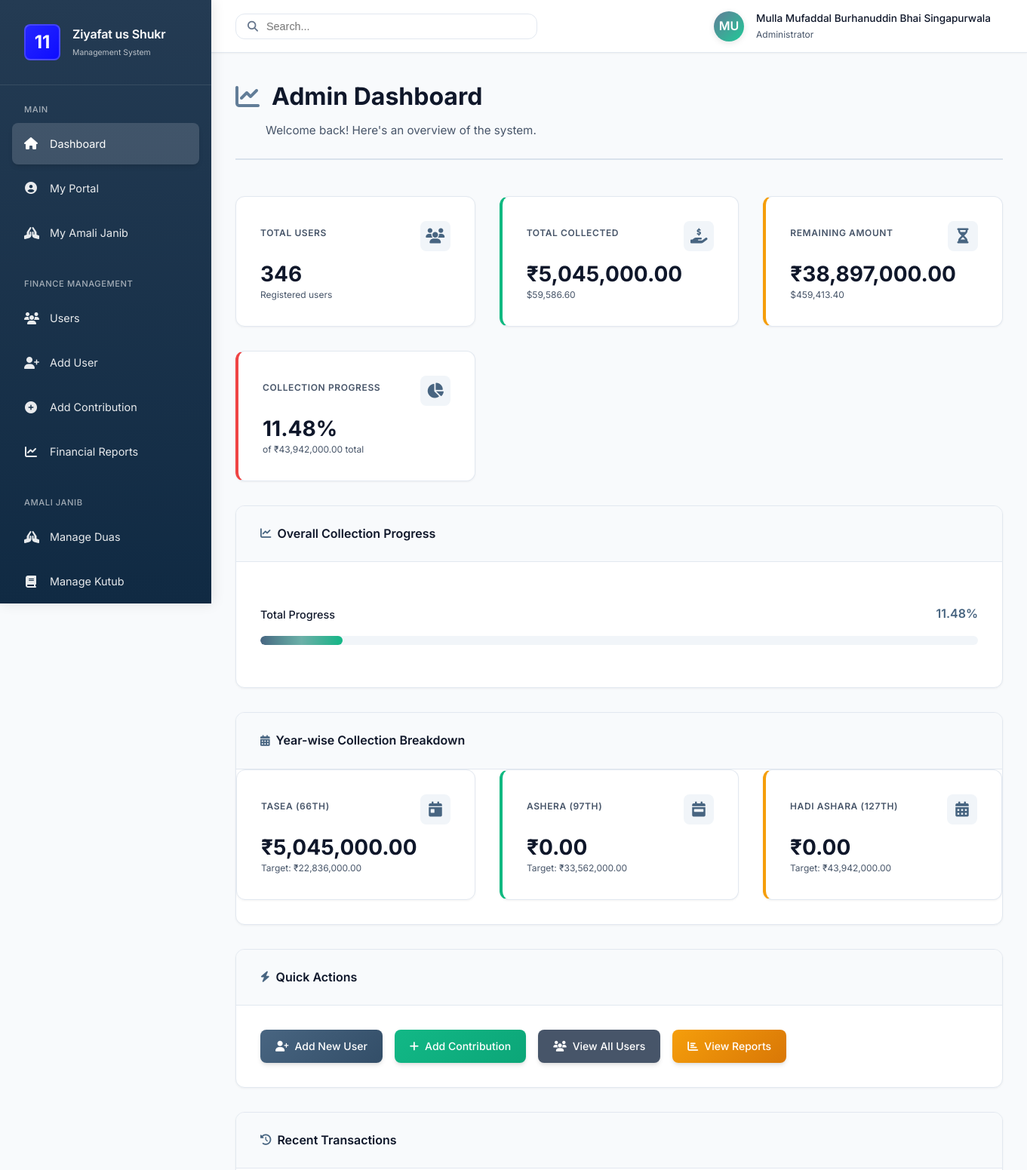
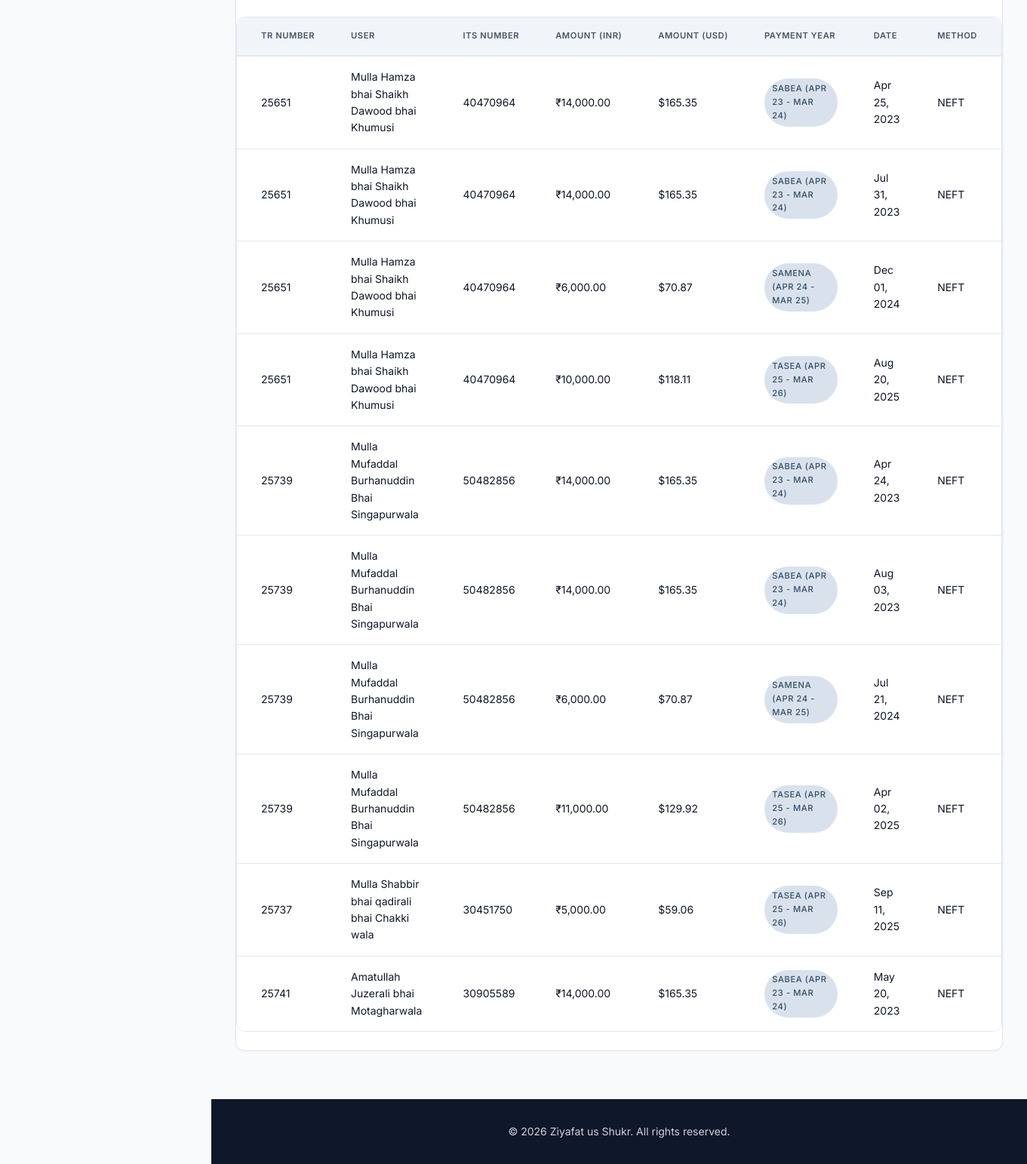
The app's page /admin/index.php (signed in) with its own data (2 pictures, top to bottom).
### tables this page shows
CREATE TABLE `users` (
  `id` int(10) UNSIGNED NOT NULL,
  `its_number` varchar(50) NOT NULL,
  `tr_number` varchar(50) DEFAULT NULL,
  `category` enum('Surat','Marol','Karachi','Nairobi','Muntasib') DEFAULT NULL,
  `classification` enum('Talabat','Taalebaat','Muntasebeen','Muntasebaat') NOT NULL,
  `name` varchar(100) NOT NULL,
  `email` varchar(100) NOT NULL,
  `phone_number` varchar(20) DEFAULT NULL,
  `password` varchar(255) NOT NULL,
  `role` enum('user','admin') DEFAULT 'user',
  `admin_type` enum('super_admin','finance_admin','amali_coordinator','surat_amali_coordinator','marol_amali_coordinator','karachi_amali_coordinator','nairobi_amali_coordinator') DEFAULT NULL,
  `created_at` timestamp NOT NULL DEFAULT current_timestamp()
);

CREATE TABLE `contributions` (
  `id` int(10) UNSIGNED NOT NULL,
  `user_id` int(11) NOT NULL,
  `amount_usd` decimal(10,2) DEFAULT 0.00,
  `amount_inr` decimal(10,2) DEFAULT 0.00,
  `payment_year` varchar(20) DEFAULT NULL,
  `payment_date` date DEFAULT NULL,
  `payment_method` varchar(50) DEFAULT NULL,
  `transaction_reference` varchar(100) DEFAULT NULL,
  `notes` text DEFAULT NULL,
  `created_at` timestamp NOT NULL DEFAULT current_timestamp(),
  `created_by` int(11) DEFAULT NULL
);

### admin/index.php (the view, shortened to what the rows shown need)
<?php
require_once '../config/database.php';
require_once '../includes/functions.php';
$css_path = '../assets/css/';
$is_finance_admin = has_finance_access();
if ($is_finance_admin) {
    $sql = "SELECT c.*, u.name, u.its_number, u.tr_number
            FROM contributions c
            JOIN users u ON c.user_id = u.id
            ORDER BY c.created_at DESC
            LIMIT 10";
    $recent_transactions = $conn->query($sql);
}
require_once '../includes/header.php';
?>
<div class="container">
    <div class="page-header">
        <h1><i class="fas fa-chart-line"></i> Admin Dashboard</h1>
    </div>
    <?php if ($is_finance_admin): ?>
        <div class="card">
            <div class="table-container">
                <?php if ($recent_transactions->num_rows > 0): ?>
                    <table>
                        <thead>
                            <tr>
                                <th>TR Number</th>
                                <th>User</th>
                                <th>ITS Number</th>
                                <th>Amount (INR)</th>
                                <th>Amount (USD)</th>
                                <th>Payment Year</th>
                                <th>Date</th>
                                <th>Method</th>
                            </tr>
                        </thead>
                        <tbody>
                            <?php
                            while ($transaction = $recent_transactions->fetch_assoc()):
                                $year_label = get_payment_year_from_date($transaction['payment_date']);
                            ?>
                                <tr>
                                    <td><?php echo htmlspecialchars($transaction['tr_number']); ?></td>
                                    <td><?php echo htmlspecialchars($transaction['name']); ?></td>
                                    <td><?php echo htmlspecialchars($transaction['its_number']); ?></td>
                                    <td><?php echo format_currency($transaction['amount_inr'], 'INR'); ?></td>
                                    <td><?php echo format_currency($transaction['amount_usd']); ?></td>
                                    <td>
                                        <span class="badge badge-primary">
                                            <?php echo $year_label; ?>
                                        </span>
                                    </td>
                                    <td><?php echo date('M d, Y', strtotime($transaction['payment_date'])); ?></td>
                                    <td><?php echo htmlspecialchars($transaction['payment_method']); ?></td>
                                </tr>
                            <?php endwhile; ?>
                        </tbody>
                    </table>
                <?php else: ?>
                    <p class="text-center">No transactions found.</p>
                <?php endif; ?>
            </div>
        </div>
    <?php endif; ?>
</div>
<?php require_once '../includes/footer.php'; ?>

### includes/header.php (shortened to what the rows shown need)
<?php
require_once __DIR__ . '/functions.php';
?>
<!DOCTYPE html>
<html lang="en">
<head>
    <link rel="stylesheet" href="<?php echo isset($css_path) ? $css_path : '../assets/css/'; ?>style.css">
    <link rel="stylesheet" href="https://cdnjs.cloudflare.com/ajax/libs/font-awesome/6.4.0/css/all.min.css">
</head>
<body>
    <?php if (is_logged_in()): ?>
        <div class="app-layout">
            <aside class="sidebar" id="sidebar">
                <div class="sidebar-header">
                    <div class="sidebar-brand">
                        <div class="sidebar-brand-logo" style="width: 48px; height: 48px; display: flex; align-items: center; justify-content: center; font-size: 24px; font-weight: bold; background-color: BLUE; color: white; border-radius: 8px;">
                            11
                        </div>
                        <div class="sidebar-brand-text">
                            <h2>Ziyafat us Shukr</h2>
                            <p>Management System</p>
                        </div>
                    </div>
                </div>
                <nav class="sidebar-nav">
                    <?php if (is_admin()): ?>
                        <div class="nav-section">
                            <div class="nav-section-title">Main</div>
                            <div class="nav-item">
                                <a href="../admin/index.php" class="nav-link <?php echo basename($_SERVER['PHP_SELF']) == 'index.php' && strpos($_SERVER['PHP_SELF'], 'admin') !== false ? 'active' : ''; ?>">
                                    <i class="fas fa-home"></i>
                                    <span>Dashboard</span>
                                </a>
                            </div>
                            <div class="nav-item">
                                <a href="../user/index.php" class="nav-link <?php echo strpos($_SERVER['PHP_SELF'], 'user/index.php') !== false ? 'active' : ''; ?>">
                                    <i class="fas fa-user-circle"></i>
                                    <span>My Portal</span>
                                </a>
                            </div>
                            <div class="nav-item">
                                <a href="../user/amali_janib.php" class="nav-link <?php echo strpos($_SERVER['PHP_SELF'], 'user/amali_janib.php') !== false || strpos($_SERVER['PHP_SELF'], 'user/quran_tracking.php') !== false || strpos($_SERVER['PHP_SELF'], 'user/dua_tracking.php') !== false || strpos($_SERVER['PHP_SELF'], 'user/book_transcription.php') !== false ? 'active' : ''; ?>">
                                    <i class="fas fa-hands-praying"></i>
                                    <span>My Amali Janib</span>
                                </a>
                            </div>
                        </div>
                        <?php if (has_finance_access()): ?>
                            <div class="nav-section">
                                <div class="nav-section-title">Finance Management</div>
                                <div class="nav-item">
                                    <a href="../admin/view_users.php" class="nav-link <?php echo basename($_SERVER['PHP_SELF']) == 'view_users.php' ? 'active' : ''; ?>">
                                        <i class="fas fa-users"></i>
                                        <span>Users</span>
                                    </a>
                                </div>
                                <div class="nav-item">
                                    <a href="../admin/add_user.php" class="nav-link <?php echo basename($_SERVER['PHP_SELF']) == 'add_user.php' ? 'active' : ''; ?>">
                                        <i class="fas fa-user-plus"></i>
                                        <span>Add User</span>
                                    </a>
                                </div>
                                <div class="nav-item">
                                    <a href="../admin/add_contribution.php" class="nav-link <?php echo basename($_SERVER['PHP_SELF']) == 'add_contribution.php' ? 'active' : ''; ?>">
                                        <i class="fas fa-plus-circle"></i>
                                        <span>Add Contribution</span>
                                    </a>
                                </div>
                                <div class="nav-item">
                                    <a href="../admin/reports.php" class="nav-link <?php echo basename($_SERVER['PHP_SELF']) == 'reports.php' ? 'active' : ''; ?>">
                                        <i class="fas fa-chart-line"></i>
                                        <span>Financial Reports</span>
                                    </a>
                                </div>
                            </div>
                        <?php endif; ?>
                        <?php if (has_amali_access()): ?>
                            <div class="nav-section">
                                <div class="nav-section-title">Amali Janib</div>
                                <div class="nav-item">
                                    <a href="../admin/manage_duas.php" class="nav-link <?php echo basename($_SERVER['PHP_SELF']) == 'manage_duas.php' ? 'active' : ''; ?>">
                                        <i class="fas fa-hands-praying"></i>
                                        <span>Manage Duas</span>
                                    </a>
                                </div>
                                <div class="nav-item">
                                    <a href="../admin/manage_books.php" class="nav-link <?php echo basename($_SERVER['PHP_SELF']) == 'manage_books.php' ? 'active' : ''; ?>">
                                        <i class="fas fa-book"></i>
                                        <span>Manage Kutub</span>
                                    </a>
                                </div>
                            </div>
                        <?php endif; ?>
                    <?php endif; ?>
                </nav>
            </aside>
            <div class="main-wrapper">
                <header class="topbar">
                    <div class="topbar-left">
                        <div class="topbar-search">
                            <i class="fas fa-search"></i>
                            <input type="text" placeholder="Search...">
                        </div>
                    </div>
                    <div class="topbar-right">
                        <div class="topbar-user">
                            <div class="user-avatar">
                                <?php
                                $logged_in_user = get_user_by_id($GLOBALS['conn'], $_SESSION['user_id']);
                                echo strtoupper(substr($logged_in_user['name'], 0, 2));
                                ?>
                            </div>
                            <div class="user-info">
                                <h4><?php echo htmlspecialchars($logged_in_user['name']); ?></h4>
                                <p><?php echo is_admin() ? 'Administrator' : 'User'; ?></p>
                            </div>
                        </div>
                    </div>
                </header>
                <main class="main-content">
                <?php else: ?>
                <?php endif; ?>

### records on screen
users: name "MU", name "Mulla Mufaddal Burhanuddin Bhai Singapurwala"
contributions: user.tr_number "25651", user.name "Mulla Hamza bhai Shaikh Dawood bhai Khumusi", user.its_number "40470964", amount_inr "₹14,000.00", amount_usd "$165.35", payment_date "SABEA (APR 23 - MAR 24)", payment_date "Apr 25, 2023", payment_method "NEFT"
contributions: user.tr_number "25651", user.name "Mulla Hamza bhai Shaikh Dawood bhai Khumusi", user.its_number "40470964", amount_inr "₹14,000.00", amount_usd "$165.35", payment_date "SABEA (APR 23 - MAR 24)", payment_date "Jul 31, 2023", payment_method "NEFT"
contributions: user.tr_number "25651", user.name "Mulla Hamza bhai Shaikh Dawood bhai Khumusi", user.its_number "40470964", amount_inr "₹6,000.00", amount_usd "$70.87", payment_date "SAMENA (APR 24 - MAR 25)", payment_date "Dec 01, 2024", payment_method "NEFT"
contributions: user.tr_number "25651", user.name "Mulla Hamza bhai Shaikh Dawood bhai Khumusi", user.its_number "40470964", amount_inr "₹10,000.00", amount_usd "$118.11", payment_date "TASEA (APR 25 - MAR 26)", payment_date "Aug 20, 2025", payment_method "NEFT"
contributions: user.tr_number "25739", user.name "Mulla Mufaddal Burhanuddin Bhai Singapurwala", user.its_number "50482856", amount_inr "₹14,000.00", amount_usd "$165.35", payment_date "SABEA (APR 23 - MAR 24)", payment_date "Apr 24, 2023", payment_method "NEFT"
contributions: user.tr_number "25739", user.name "Mulla Mufaddal Burhanuddin Bhai Singapurwala", user.its_number "50482856", amount_inr "₹14,000.00", amount_usd "$165.35", payment_date "SABEA (APR 23 - MAR 24)", payment_date "Aug 03, 2023", payment_method "NEFT"
contributions: user.tr_number "25739", user.name "Mulla Mufaddal Burhanuddin Bhai Singapurwala", user.its_number "50482856", amount_inr "₹6,000.00", amount_usd "$70.87", payment_date "SAMENA (APR 24 - MAR 25)", payment_date "Jul 21, 2024", payment_method "NEFT"
contributions: user.tr_number "25739", user.name "Mulla Mufaddal Burhanuddin Bhai Singapurwala", user.its_number "50482856", amount_inr "₹11,000.00", amount_usd "$129.92", payment_date "TASEA (APR 25 - MAR 26)", payment_date "Apr 02, 2025", payment_method "NEFT"
contributions: user.tr_number "25737", user.name "Mulla Shabbir bhai qadirali bhai Chakki wala", user.its_number "30451750", amount_inr "₹5,000.00", amount_usd "$59.06", payment_date "TASEA (APR 25 - MAR 26)", payment_date "Sep 11, 2025", payment_method "NEFT"
contributions: user.tr_number "25741", user.name "Amatullah Juzerali bhai Motagharwala", user.its_number "30905589", amount_inr "₹14,000.00", amount_usd "$165.35", payment_date "SABEA (APR 23 - MAR 24)", payment_date "May 20, 2023", payment_method "NEFT"

### other values on screen
$total_users "346"
format_currency($all_contributions['total_inr'], 'INR') "₹5,045,000.00"
format_currency($all_contributions['total_usd']) "$59,586.60"
format_currency($remaining_inr, 'INR') "₹38,897,000.00"
format_currency($remaining_usd) "$459,413.40"
$progress "11.48"
format_currency($total_target_inr, 'INR') "₹43,942,000.00"
format_currency($all_contributions['current_year_inr'], 'INR') "₹5,045,000.00"
format_currency(66000 * $total_users, 'INR') "₹22,836,000.00"
format_currency($all_contributions['next_year_inr'], 'INR') "₹0.00"
format_currency(97000 * $total_users, 'INR') "₹33,562,000.00"
format_currency($all_contributions['final_year_inr'], 'INR') "₹0.00"
format_currency(127000 * $total_users, 'INR') "₹43,942,000.00"
